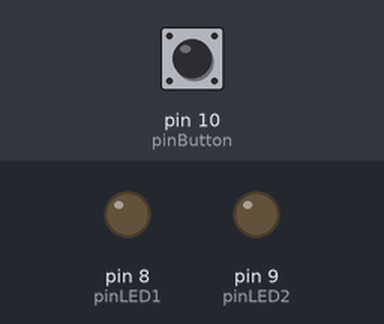
A sketch run on a simulated Arduino Uno, built with avr-gcc and run on an emulated ATmega328P. Shown: output pins drawn as LEDs (lit = HIGH). The test bench sets the inputs (shaded band); at power-on: pin 10 (pinButton) HIGH.

Above: at 1.2 s.
1.3 s: pin 10 (pinButton) pulled LOW for 0.15 s
At 1.37 s:
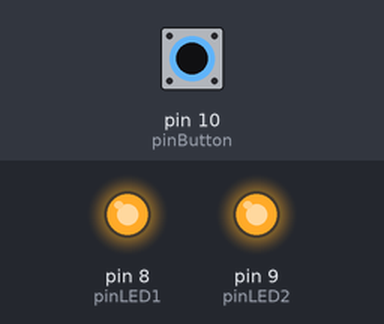
2.9 s: pin 10 (pinButton) pulled LOW for 3.2 s
At 6.8 s:
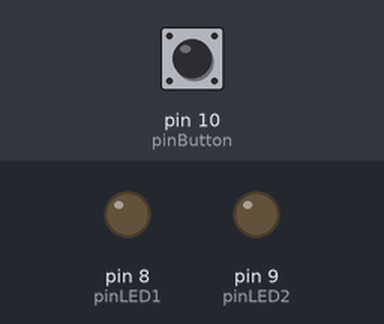
Timing chart, 0 to 8.3 s (numbered marks = the images above; inputs shaded):
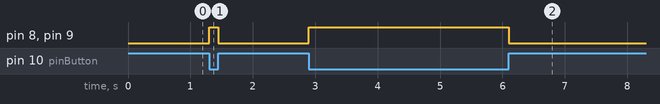

The sketch:

LEDMillis.ino
```cpp
unsigned long intervalLed1 = 1000;
unsigned long previousMillis1 = 0;

unsigned long intervalLed2 = 150;
unsigned long previousMillis2 = 0;

const int pinLED1 = 8;
const int pinLED2 = 9;
const int pinButton = 10;

void setup() {

    pinMode(pinLED1, OUTPUT);
    pinMode(pinLED2, OUTPUT);
    pinMode(pinButton, INPUT_PULLUP);

    digitalWrite(pinLED1, LOW);
    digitalWrite(pinLED2, LOW);

}

void loop() {

      if(digitalRead(pinButton) == LOW){

          digitalWrite(pinLED1, HIGH);
          digitalWrite(pinLED2, HIGH);

      } else {

          digitalWrite(pinLED1, LOW);
          digitalWrite(pinLED2, LOW);

      }

//    if((millis() - previousMillis1) >= intervalLed1){
//
//        previousMillis1 = millis();
//        digitalWrite(pinLED1, !digitalRead(pinLED1));
//
//    }
//
//    if((millis() - previousMillis2) >= intervalLed2){
//
//        previousMillis2 = millis();
//        digitalWrite(pinLED2, !digitalRead(pinLED2));
//
//    }

}
```

Measured:
- after the input at 1.3 s, pin 8 (pinLED1), pin 9 (pinLED2): LOW → HIGH at once, → LOW 0.15 s later
- after the input at 2.9 s, pin 8 (pinLED1), pin 9 (pinLED2): LOW → HIGH at once, → LOW 3.2 s later
